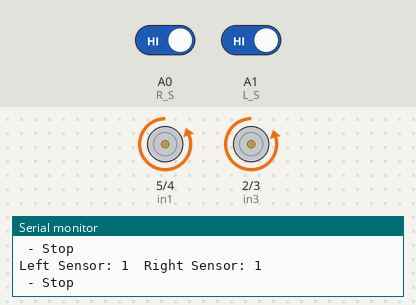
Bench run of a sketch on a simulated Arduino Uno, built with avr-gcc and run on an emulated ATmega328P. Parts: motor-driver pin pairs drawn as motors (green arrow = first pin HIGH = forward, orange = second pin HIGH = backward, longer = more drive, scaled by the enable pin), the last lines printed to the serial monitor. The inputs (shaded band) are chosen by the test bench; at power-on: A0 (R_S) HIGH, A1 (L_S) HIGH.

Above: at 1.2 s.
1.3 s: A0 (R_S) driven LOW
At 1.8 s:
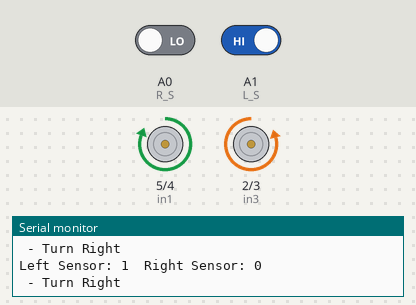
2.8 s: A1 (L_S) driven LOW
At 3.2 s:
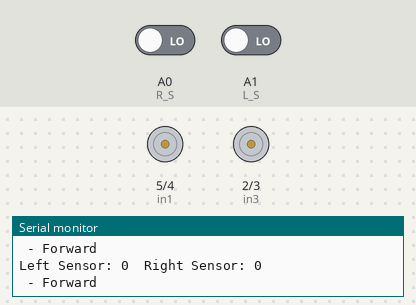
4.3 s: A0 (R_S) driven HIGH
At 4.7 s:
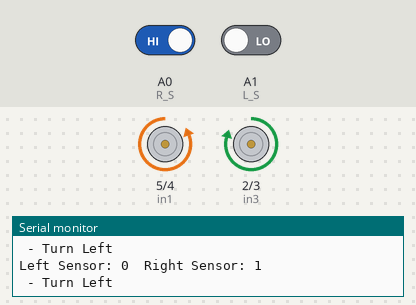
5.8 s: A1 (L_S) driven HIGH
At 6.1 s:
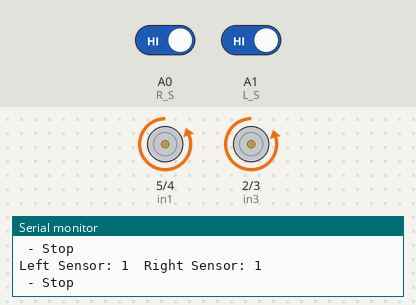
7.3 s: A0 (R_S) driven LOW and A1 (L_S) driven LOW
At 8.7 s:
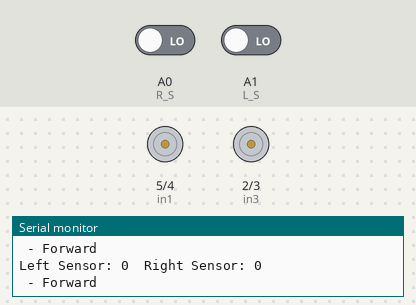
10.3 s: A0 (R_S) driven HIGH and A1 (L_S) driven HIGH
At 11.5 s:
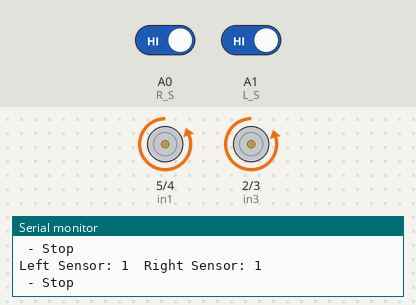
Timing chart, 0 to 13.3 s (numbered marks = the images above; inputs shaded):
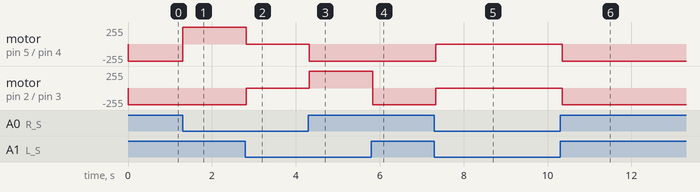

Measured:
- after the input at 1.3 s, motor on pin 5 (in1) / pin 4 (in2): backward 255/255 → forward 255/255 at once
- after the input at 2.8 s, motor on pin 5 (in1) / pin 4 (in2): forward 255/255 → stopped at once; motor on pin 2 (in3) / pin 3 (in4): backward 250/255 → stopped at once
- after the input at 4.3 s, motor on pin 5 (in1) / pin 4 (in2): stopped → backward 255/255 at once; motor on pin 2 (in3) / pin 3 (in4): stopped → forward 250/255 at once
- after the input at 5.8 s, motor on pin 2 (in3) / pin 3 (in4): forward 250/255 → backward 250/255 at once
- after the input at 7.3 s, motor on pin 5 (in1) / pin 4 (in2): backward 255/255 → stopped at once; motor on pin 2 (in3) / pin 3 (in4): backward 250/255 → stopped at once
- after the input at 10.3 s, motor on pin 5 (in1) / pin 4 (in2): stopped → backward 255/255 after 0.05 s; motor on pin 2 (in3) / pin 3 (in4): stopped → backward 250/255 after 0.05 s

The sketch:

FinalRobo_ob.ino
```cpp
#define enA 8  // Enable1 L298 Pin enA
#define enB 9  // Enable2 L298
#define in1 5   // Motor1 L298 Pin in1
#define in2 4   // Motor1 L298 Pin in1
#define in3 2   // Motor2 L298 Pin in1
#define in4 3   // Motor2 L298 Pin in1
#define L_S A1  // ir sensor Left
#define R_S A0  // ir sensor Right


void setup() {
  Serial.begin(9600);
  pinMode(L_S, INPUT);
  pinMode(R_S, INPUT);
  pinMode(enA, OUTPUT);
  pinMode(enB, OUTPUT);
  pinMode(in1, OUTPUT);
  pinMode(in2, OUTPUT);
  pinMode(in3, OUTPUT);
  pinMode(in4, OUTPUT);

  analogWrite(enA, 150);
  analogWrite(enB, 250);
}

/*
 for (int angle = 70; angle <= 140; angle += 5)  {
   servoPulse(servo, angle);  }
 for (int angle = 140; angle >= 0; angle -= 5)  {
   servoPulse(servo, angle);  }
 for (int angle = 0; angle <= 70; angle += 5)  {
   servoPulse(servo, angle);  }
distance_F = Ultrasonic_read();
delay(500);
}*/


void loop() {
  int leftSensor = digitalRead(L_S);
  int rightSensor = digitalRead(R_S);

  Serial.print("Left Sensor: "); Serial.print(leftSensor);
  Serial.print("  Right Sensor: "); Serial.println(rightSensor);

  if (leftSensor == LOW && rightSensor == LOW) {
    // Both sensors are on a white surface
    Stop();
    Serial.println(" - Forward");
  } else if (leftSensor == HIGH && rightSensor == LOW) {
    // Left sensor is on a black surface, turn right
    turnLeft();
    Serial.println(" - Turn Right");
  } else if (leftSensor == LOW && rightSensor == HIGH) {
    // Right sensor is on a black surface, turn left
    turnRight();
    Serial.println(" - Turn Left");
  } else {
    // Both sensors are on a black surface or other cases, stop
    forword();
    Serial.println(" - Stop");
  }

  delay(100);
}

void forword() {
  digitalWrite(in1, LOW);
  digitalWrite(in2, HIGH);
  digitalWrite(in3, LOW);
  digitalWrite(in4, HIGH);
}

void turnRight() {
  digitalWrite(in1, LOW);
  digitalWrite(in2, HIGH);
  digitalWrite(in3, HIGH);
  digitalWrite(in4, LOW);
}

void turnLeft() {
  digitalWrite(in1, HIGH);
  digitalWrite(in2, LOW);
  digitalWrite(in3, LOW);
  digitalWrite(in4, HIGH);
}

void Stop() {
  digitalWrite(in1, LOW);
  digitalWrite(in2, LOW);
  digitalWrite(in3, LOW);
  digitalWrite(in4, LOW);
}
```
